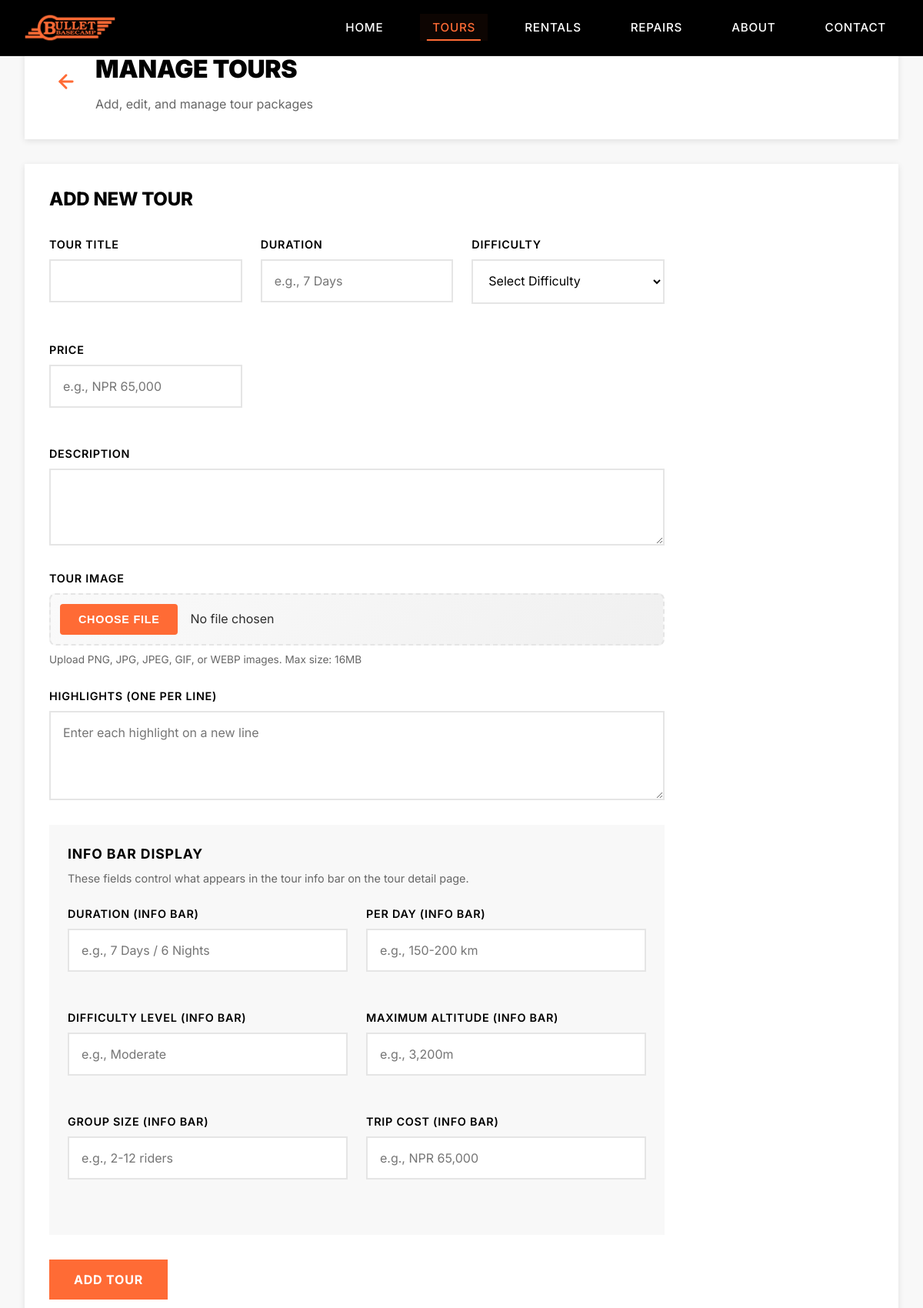
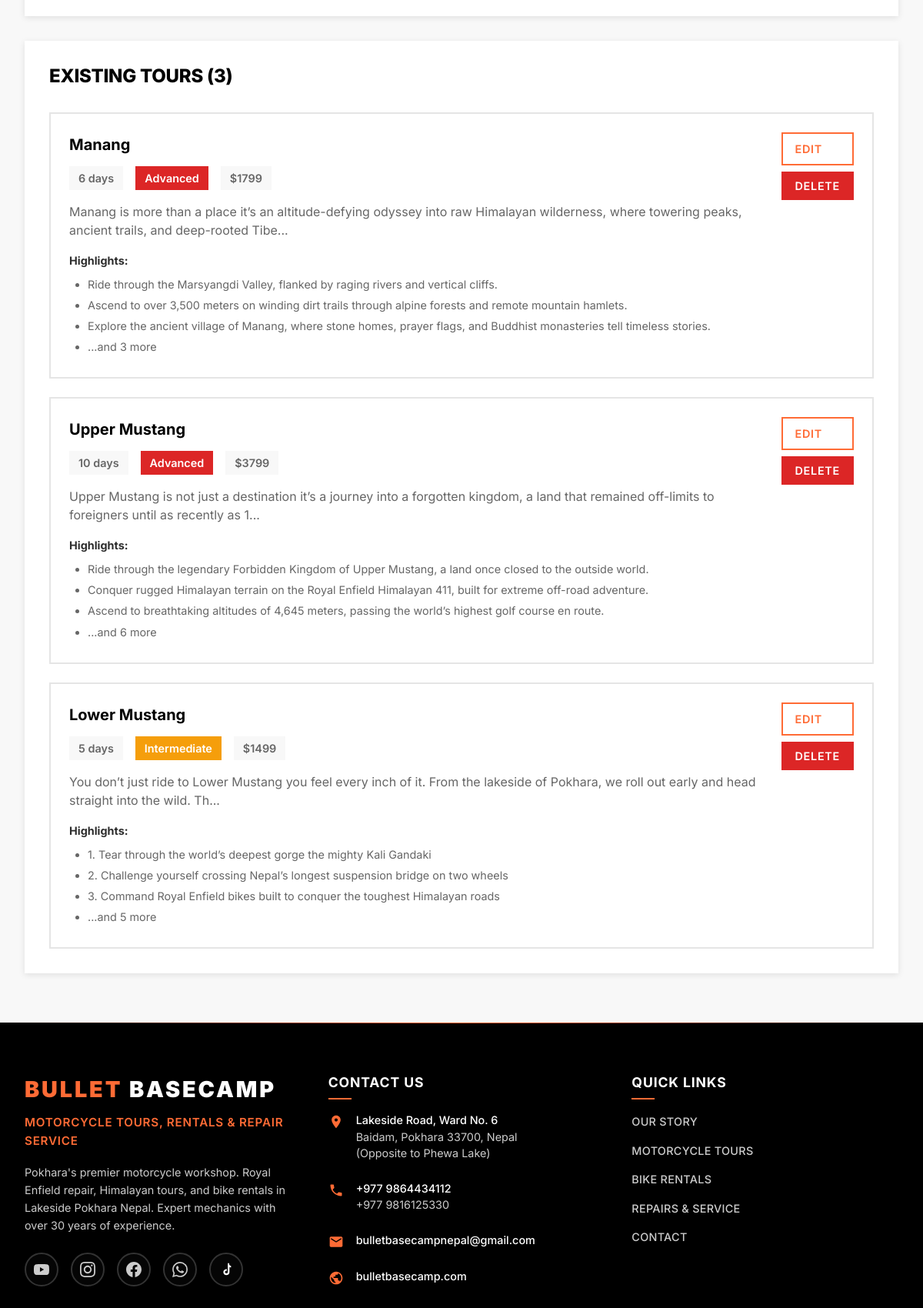
Page /admin/tours (signed in, upper part) on the committed database (2 pictures, top to bottom).
### models.py (models this page shows, shortened)
class Tour(db.Model):
    __tablename__ = 'tours'
    id = db.Column(db.Integer, primary_key=True)
    title = db.Column(db.String(200), nullable=False, unique=True)
    duration = db.Column(db.String(50), nullable=False)
    difficulty = db.Column(db.String(50), nullable=False)
    price = db.Column(db.String(50), nullable=False)
    description = db.Column(db.Text, nullable=False)
    image = db.Column(db.String(255), default='default-tour.jpg')
    highlights = db.Column(JSON, default=list)
    keyinfo_duration = db.Column(db.String(100), nullable=True)
    keyinfo_per_day = db.Column(db.String(100), nullable=True)
    keyinfo_difficulty = db.Column(db.String(100), nullable=True)
    keyinfo_altitude = db.Column(db.String(100), nullable=True)
    keyinfo_group_size = db.Column(db.String(100), nullable=True)
    keyinfo_trip_cost = db.Column(db.String(100), nullable=True)
    created_at = db.Column(db.DateTime, default=datetime.utcnow)
    updated_at = db.Column(db.DateTime, default=datetime.utcnow, onupdate=datetime.utcnow)
    is_active = db.Column(db.Boolean, default=True)

### app.py (the view)
@app.route('/admin/tours')
@require_admin
def admin_tours():
    tours_data = get_all_tours()
    return render_template('admin/tours.html', tours=tours_data)

### app.py (called while the page is built)
@app.before_request
def security_middleware():
    ip_address = request.remote_addr
    if security_manager.is_ip_blocked(ip_address):
        log_security_event('blocked_ip_access', f'Blocked IP {ip_address} attempted access', ip_address)
        abort(429)  # Too Many Requests
    if request.endpoint and 'admin' in request.endpoint:
        log_security_event('admin_area_access', f'Access to {request.endpoint}', ip_address)
    if (request.endpoint and request.endpoint.startswith('admin') and
        request.endpoint != 'admin_login' and not SessionManager.validate_session()):
        return redirect(url_for('admin_login'))

def get_all_tours():
    try:
        return Tour.query.filter_by(is_active=True).order_by(Tour.created_at.desc()).all()
    except Exception as e:
        log_security_event('data_load_error', f'Error loading tours: {str(e)}')
        return []

@app.context_processor
def inject_admin_status():
    admin_status = SessionManager.validate_session()
    return dict(
        is_admin=admin_status,
        get_image_path=get_image_path,
        format_price=format_price
    )

### security.py (called while the page is built)
def log_security_event(event_type, details, ip_address=None):
    if not ip_address:
        ip_address = request.remote_addr if request else 'unknown'
    log_entry = {
        'timestamp': datetime.now().isoformat(),
        'event_type': event_type,
        'details': details,
        'ip_address': ip_address,
        'user_agent': request.headers.get('User-Agent', 'unknown') if request else 'unknown'
    }
    security_logger.info(f"Security Event: {event_type} - {details} from {ip_address}")
    log_file = 'logs/security_events.json'
    if os.path.exists(log_file):
        with open(log_file, 'r') as f:
            events = json.load(f)
    else:
        events = []
    events.append(log_entry)
    events = events[-1000:]
    with open(log_file, 'w') as f:
        json.dump(events, f, indent=2)

    def is_ip_blocked(self, ip_address):
        if ip_address in self.blocked_ips:
            if time.time() < self.blocked_ips[ip_address]:
                return True
            else:
                del self.blocked_ips[ip_address]
        return False

### templates/admin/tours.html (shortened to what this page needs)
{% extends "base.html" %}
{% block content %}
<section class="admin-page">
    <div class="admin-container">
        <div class="admin-header">
            <div class="admin-header-content">
                <a href="{{ url_for('admin_dashboard') }}" class="back-arrow-link">
                    <svg width="28" height="28" viewBox="0 0 24 24" fill="none" stroke="currentColor" stroke-width="2.5" stroke-linecap="round" stroke-linejoin="round">
                        <path d="M19 12H5"></path>
                        <path d="M12 19l-7-7 7-7"></path>
                    </svg>
                </a>
                <div>
                    <h1 class="admin-title">Manage Tours</h1>
                    <p class="admin-subtitle">Add, edit, and manage tour packages</p>
                </div>
            </div>
        </div>
        <div class="admin-section">
            <h2 class="section-title">Add New Tour</h2>
            <form method="POST" action="{{ url_for('admin_add_tour_route') }}" class="admin-form" enctype="multipart/form-data">
                <div class="form-grid">
                    <div class="form-group">
                        <label for="title">Tour Title</label>
                        <input type="text" id="title" name="title" required class="admin-input">
                    </div>
                    <div class="form-group">
                        <label for="duration">Duration</label>
                        <input type="text" id="duration" name="duration" required class="admin-input" placeholder="e.g., 7 Days">
                    </div>
                    <div class="form-group">
                        <label for="difficulty">Difficulty</label>
                        <select id="difficulty" name="difficulty" required class="admin-input">
                            <option value="">Select Difficulty</option>
                        </select>
                    </div>
                    <div class="form-group">
                        <label for="price">Price</label>
                        <input type="text" id="price" name="price" required class="admin-input" placeholder="e.g., NPR 65,000">
                    </div>
                </div>
                <div class="form-group">
                    <label for="description">Description</label>
                    <textarea id="description" name="description" required class="admin-textarea" rows="3"></textarea>
                </div>
                <div class="form-group">
                    <label for="image">Tour Image</label>
                    <input type="file" id="image" name="image" class="admin-input" accept=".png,.jpg,.jpeg,.gif,.webp">
                    <small class="file-help">Upload PNG, JPG, JPEG, GIF, or WEBP images. Max size: 16MB</small>
                </div>
                <div class="form-group">
                    <label for="highlights">Highlights (one per line)</label>
                    <textarea id="highlights" name="highlights" class="admin-textarea" rows="4" placeholder="Enter each highlight on a new line"></textarea>
                </div>
                <div class="form-section">
                    <h3 class="form-section-title">Info Bar Display</h3>
                    <p class="form-section-description">These fields control what appears in the tour info bar on the tour detail page.</p>
                    <div class="form-grid">
                        <div class="form-group">
                            <label for="keyinfo_duration">Duration (Info Bar)</label>
                            <input type="text" id="keyinfo_duration" name="keyinfo_duration" class="admin-input" placeholder="e.g., 7 Days / 6 Nights">
                        </div>
                        <div class="form-group">
                            <label for="keyinfo_per_day">Per Day (Info Bar)</label>
                            <input type="text" id="keyinfo_per_day" name="keyinfo_per_day" class="admin-input" placeholder="e.g., 150-200 km">
                        </div>
                        <div class="form-group">
                            <label for="keyinfo_difficulty">Difficulty Level (Info Bar)</label>
                            <input type="text" id="keyinfo_difficulty" name="keyinfo_difficulty" class="admin-input" placeholder="e.g., Moderate">
                        </div>
                        <div class="form-group">
                            <label for="keyinfo_altitude">Maximum Altitude (Info Bar)</label>
                            <input type="text" id="keyinfo_altitude" name="keyinfo_altitude" class="admin-input" placeholder="e.g., 3,200m">
                        </div>
                        <div class="form-group">
                            <label for="keyinfo_group_size">Group Size (Info Bar)</label>
                            <input type="text" id="keyinfo_group_size" name="keyinfo_group_size" class="admin-input" placeholder="e.g., 2-12 riders">
                        </div>
                        <div class="form-group">
                            <label for="keyinfo_trip_cost">Trip Cost (Info Bar)</label>
                            <input type="text" id="keyinfo_trip_cost" name="keyinfo_trip_cost" class="admin-input" placeholder="e.g., NPR 65,000">
                        </div>
                    </div>
                </div>
                <button type="submit" class="admin-btn-primary">Add Tour</button>
            </form>
        </div>
        <div class="admin-section">
            <h2 class="section-title">Existing Tours ({{ tours|length }})</h2>
            {% if tours %}
                <div class="tours-list">
                    {% for tour in tours %}
                    <div class="tour-item">
                        <div class="tour-info">
                            <h3 class="tour-title">{{ tour.title }}</h3>
                            <div class="tour-meta">
                                <span class="tour-duration">{{ tour.duration }}</span>
                                <span class="tour-difficulty difficulty-{{ tour.difficulty.lower() }}">{{ tour.difficulty }}</span>
                                <span class="tour-price">{{ tour.price }}</span>
                            </div>
                            <p class="tour-description">{{ tour.description[:150] }}{% if tour.description|length > 150 %}...{% endif %}</p>
                            {% if tour.highlights %}
                            <div class="tour-highlights">
                                <strong>Highlights:</strong>
                                <ul>
                                    {% for highlight in tour.highlights[:3] %}
                                    <li>{{ highlight }}</li>
                                    {% endfor %}
                                    {% if tour.highlights|length > 3 %}
                                    <li>...and {{ tour.highlights|length - 3 }} more</li>
                                    {% endif %}
                                </ul>
                            </div>
                            {% endif %}
                        </div>
                        <div class="tour-actions">
                            <a href="{{ url_for('admin_edit_tour_route', tour_id=tour.id) }}" class="admin-btn-secondary">Edit</a>
                            <form method="POST" action="{{ url_for('admin_delete_tour_route', tour_id=tour.id) }}" class="delete-form" data-item-type="Tour" data-item-name="{{ tour.title }}">
                                <button type="submit" class="admin-btn-danger">Delete</button>
                            </form>
                        </div>
                    </div>
                    {% endfor %}
                </div>
            {% else %}
                <div class="empty-state">
                    <p>No tours found. Add your first tour above!</p>
                </div>
            {% endif %}
        </div>
    </div>
</section>
{% endblock %}

### static/css/style.css (style rules this page uses)
* { margin: 0; padding: 0; box-sizing: border-box; }
body { font-family: Inter, -apple-system, BlinkMacSystemFont, 'Segoe UI', sans-serif; font-size: 1rem; font-weight: 400; line-height: 1.6; color: #2D2D2D; background: #FFFFFF; }
.section-title { font-size: clamp(1.8rem, 4vw, 2.5rem); font-weight: 800; letter-spacing: -0.01em; line-height: 1.2; color: #000000; text-transform: uppercase; }
.form-group { margin-bottom: 1.5rem; }
:root { --ease-out-expo: cubic-bezier(0.16, 1, 0.3, 1); --ease-in-out-quart: cubic-bezier(0.76, 0, 0.24, 1); --ease-out-back: cubic-bezier(0.34, 1.56, 0.64, 1); }
html { scroll-behavior: smooth; }
body::before { content: ''; position: fixed; top: 0; left: 0; width: calc(var(--scroll-progress, 0) * 100%); height: 4px; background: linear-gradient(90deg, #FF6B35, #E55A2B, #FF6B35); z-index: 10001; transition: width 0.1s ease; box-shadow: 0 2px 4px rgba(255, 107, 53, 0.3); }
body { animation: pageLoad 0.8s var(--ease-out-expo); overflow-x: hidden; }
.file-help { color: #666666; font-size: 0.85rem; margin-top: 0.5rem; display: block; font-weight: 400; text-transform: none; letter-spacing: normal; }
input[type="file"].admin-input { padding: 0.75rem; border: 2px dashed #E5E5E5; background: #FAFAFA; cursor: pointer; transition: all 0.3s ease; }
input[type="file"].admin-input { position: relative; overflow: hidden; cursor: pointer; border: 2px dashed #E5E5E5; border-radius: 8px; background: linear-gradient(135deg, #FAFAFA 0%, #F0F0F0 100%); transition: all 0.3s ease; }

### rows in the picture
Tour: title "Manang", duration "6 days", difficulty "Advanced", price "$1799", description "Manang is more than a place it’s an altitude-defying odyssey into raw Himalayan wilderness, where towering peaks, ancient trails, and deep-rooted Tibe", 3 "Ride through the Marsyangdi Valley, flanked by raging rivers and vertical cliffs." "Ascend to over 3,500 meters on winding dirt trails through alpine forests and remote mountain hamlets." "Explore the ancient village of Manang, where stone homes, prayer flags, and Buddhist monasteries tell timeless stories.", highlights|length "3"
Tour: title "Upper Mustang", duration "10 days", difficulty "Advanced", price "$3799", description "Upper Mustang is not just a destination it’s a journey into a forgotten kingdom, a land that remained off-limits to foreigners until as recently as 1", 3 "Ride through the legendary Forbidden Kingdom of Upper Mustang, a land once closed to the outside world." "Conquer rugged Himalayan terrain on the Royal Enfield Himalayan 411, built for extreme off-road adventure." "Ascend to breathtaking altitudes of 4,645 meters, passing the world’s highest golf course en route.", highlights|length "6"
Tour: title "Lower Mustang", duration "5 days", difficulty "Intermediate", price "$1499", description "You don’t just ride to Lower Mustang you feel every inch of it. From the lakeside of Pokhara, we roll out early and head straight into the wild. Th", 3 "1. Tear through the world’s deepest gorge the mighty Kali Gandaki" "2. Challenge yourself crossing Nepal’s longest suspension bridge on two wheels" "3. Command Royal Enfield bikes built to conquer the toughest Himalayan roads", highlights|length "5"

### other values in the picture
{{ tours|length }} "3"
